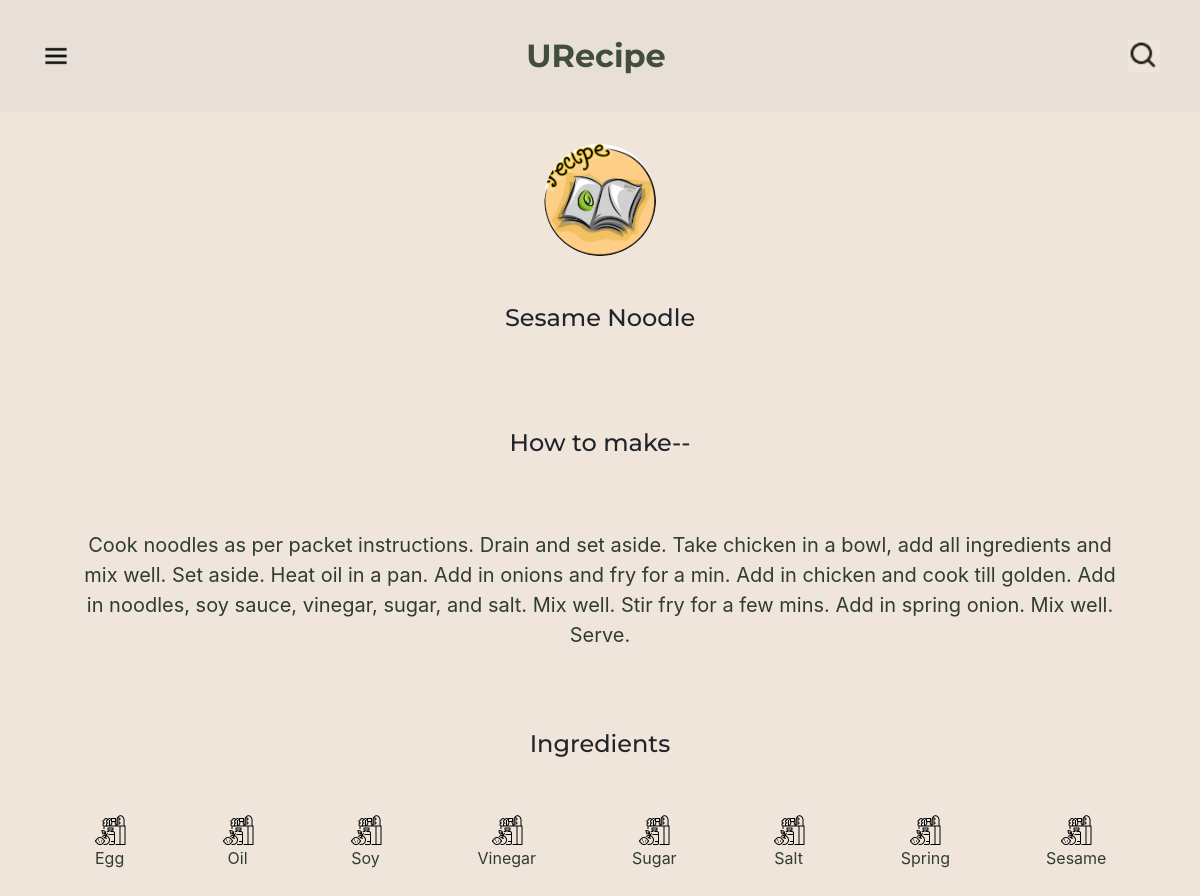
The app's page /description/Sesame Noodle with its own data.
### polls/models.py (models this page shows, shortened)
class Recipe(models.Model):
    title = models.TextField(max_length = 35, blank = False, unique = True)
    description = models.TextField(blank = False)
    image = models.ImageField(upload_to='images',default = 'images/007.jpg')
    user = models.ForeignKey(User, on_delete=models.CASCADE, related_name='recipes', blank = False)

class Ingredients(models.Model):
    name = models.TextField(max_length = 20, blank = False, unique = True)
    image = models.ImageField(upload_to='images',default = 'images/ing_def.webp')
    ing_recipe = models.ManyToManyField(Recipe, related_name='ingredient', blank = False)

### polls/views.py (the view)
# urls.py: path("description/<recipe_title>", views.description, name='description'),
def description(request, recipe_title):
    try:
        cont = Recipe.objects.get(title=recipe_title)
        context = {"recipe": cont, "ingredients": cont.ingredient.all()}
        return render(request, 'polls/description.html', context)
    except:
        context = {'error': 'Title not Found'}
    return redirect('/home/')

### polls/templates/polls/description.html (shortened to what this page needs)
{% extends 'polls/base.html' %} {% block content %} {% load static %}
<div class="col-lg-12 desc-box">
  <div class="desc-title">
    <img src="{{ recipe.image.url }}" alt="" srcset="" class="desc-img" />
    <h4>{{ recipe.title }}</h4>
  </div>
  <div class="desc-end">
    <h4>How to make--</h4>
    <p>{{ recipe.description }}</p>
  </div>
  <h4>Ingredients</h4>
  <div class="desc-mid">
    <ul>
      <div class="ing-items">
        {% for ingredient in ingredients %}
        <li class="ing-spacing">
          <img src="{{ ingredient.image.url }}" style="width: 2rem; height: 2rem" alt="" />
          <p>{{ ingredient.name }}</p>
        </li>
        {% endfor %}
      </div>
    </ul>
  </div>
</div>
{% endblock content %}

### polls/static/polls/styles.css (style rules this page uses)
html, body { height: 100%; background-color: #f0e5db; }
h1, h2, h3, h4, h5, h6 { font-family: 'Montserrat', sans-serif; }
p { color: #2f3d2d; }
ul { padding-left: 0rem; }
li { transition: all 0.3s ease 0s; }
.desc-box { text-align: center; }
.desc-title { margin: 2rem; }
.desc-title h4 { padding: 3rem; }
.desc-mid { max-height: 100%; overflow-y: hidden; }
.desc-end h4 { margin-top: 3rem; }
.desc-end p { font-size: 1.25rem; padding: 4rem; }
.ing-items { align-items: center; list-style: none; display: inline-flex; }
.ing-spacing { margin: 1rem; padding: 2rem; border-radius: 2rem; }
.desc-img { height: 7rem; width: 7rem; border-radius: 100%; }

### records on screen
Recipe: image (picture), title "Sesame Noodle", description "Cook noodles as per packet instructions. Drain and set aside. Take chicken in a bowl, add all ingredients and mix well. Set aside. Heat oil in a pan. Add in onions and fry for a min. Add in chicken and cook till golden. Add in noodles, soy sauce, vinegar, sugar, and salt. Mix well. Stir fry for a few mins. Add in spring onion. Mix well. Serve."
Ingredients: image (picture), name "Egg"
Ingredients: image (picture), name "Oil"
Ingredients: image (picture), name "Soy"
Ingredients: image (picture), name "Vinegar"
Ingredients: image (picture), name "Sugar"
Ingredients: image (picture), name "Salt"
Ingredients: image (picture), name "Spring"
Ingredients: image (picture), name "Sesame"
